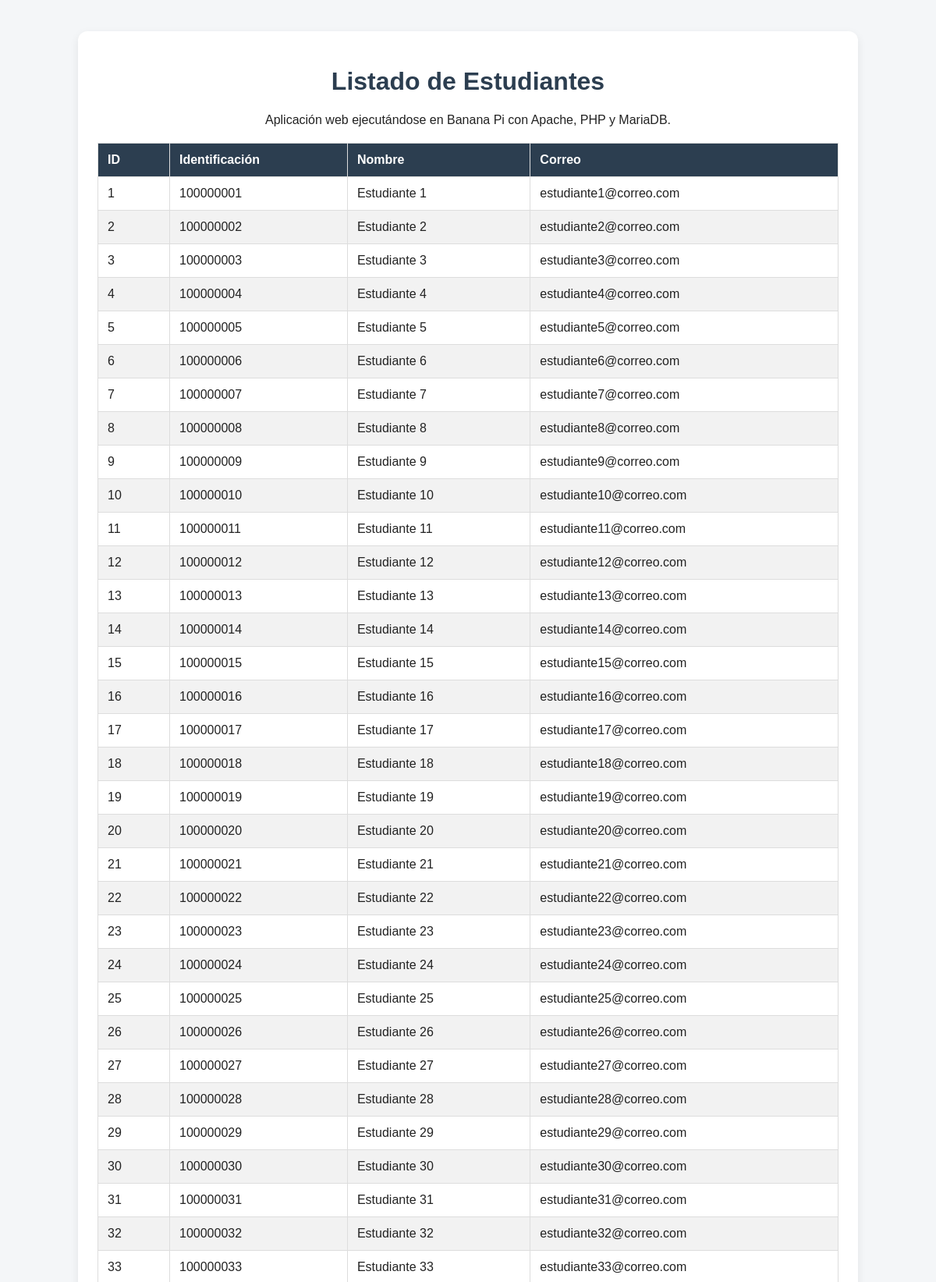
The page / (upper part) on the database its author committed.
### tables this page shows
CREATE TABLE IF NOT EXISTS estudiantes (
    id INT AUTO_INCREMENT PRIMARY KEY,
    identificacion VARCHAR(20) NOT NULL UNIQUE,
    nombre VARCHAR(100) NOT NULL,
    correo VARCHAR(100) NOT NULL
);

### index.php (the view, shortened to what this page needs)
<?php
require_once "conexion.php";
$sql = "SELECT id, identificacion, nombre, correo FROM estudiantes ORDER BY id ASC";
$stmt = $conexion->prepare($sql);
$stmt->execute();
$estudiantes = $stmt->fetchAll(PDO::FETCH_ASSOC);
?>
<!DOCTYPE html>
<html lang="es">
<head>
    <link rel="stylesheet" href="estilos.css">
</head>
<body>
    <main class="contenedor">
        <h1>Listado de Estudiantes</h1>
        <p>Aplicación web ejecutándose en Banana Pi con Apache, PHP y MariaDB.</p>
        <table>
            <thead>
                <tr>
                    <th>ID</th>
                    <th>Identificación</th>
                    <th>Nombre</th>
                    <th>Correo</th>
                </tr>
            </thead>
            <tbody>
                <?php foreach ($estudiantes as $estudiante): ?>
                    <tr>
                        <td><?php echo htmlspecialchars($estudiante["id"]); ?></td>
                        <td><?php echo htmlspecialchars($estudiante["identificacion"]); ?></td>
                        <td><?php echo htmlspecialchars($estudiante["nombre"]); ?></td>
                        <td><?php echo htmlspecialchars($estudiante["correo"]); ?></td>
                    </tr>
                <?php endforeach; ?>
            </tbody>
        </table>
    </main>
</body>
</html>

### estilos.css (style rules this page uses)
* { box-sizing: border-box; }
body { margin: 0; font-family: Arial, sans-serif; background: #f4f6f8; color: #222; }
.contenedor { width: 90%; max-width: 1000px; margin: 40px auto; background: #ffffff; padding: 25px; border-radius: 12px; box-shadow: 0 4px 12px rgba(0, 0, 0, 0.08); }
h1 { text-align: center; color: #2c3e50; }
p { text-align: center; }
table { width: 100%; border-collapse: collapse; margin-top: 20px; }
thead { background: #2c3e50; color: white; }
th, td { padding: 12px; border: 1px solid #ddd; text-align: left; }
tbody tr:nth-child(even) { background: #f2f2f2; }

### rows shown on the page
estudiantes: id "1", identificacion "100000001", nombre "Estudiante 1", correo "estudiante1@correo.com"
estudiantes: id "2", identificacion "100000002", nombre "Estudiante 2", correo "estudiante2@correo.com"
estudiantes: id "3", identificacion "100000003", nombre "Estudiante 3", correo "estudiante3@correo.com"
estudiantes: id "4", identificacion "100000004", nombre "Estudiante 4", correo "estudiante4@correo.com"
estudiantes: id "5", identificacion "100000005", nombre "Estudiante 5", correo "estudiante5@correo.com"
estudiantes: id "6", identificacion "100000006", nombre "Estudiante 6", correo "estudiante6@correo.com"
estudiantes: id "7", identificacion "100000007", nombre "Estudiante 7", correo "estudiante7@correo.com"
estudiantes: id "8", identificacion "100000008", nombre "Estudiante 8", correo "estudiante8@correo.com"
estudiantes: id "9", identificacion "100000009", nombre "Estudiante 9", correo "estudiante9@correo.com"
estudiantes: id "10", identificacion "100000010", nombre "Estudiante 10", correo "estudiante10@correo.com"
estudiantes: id "11", identificacion "100000011", nombre "Estudiante 11", correo "estudiante11@correo.com"
estudiantes: id "12", identificacion "100000012", nombre "Estudiante 12", correo "estudiante12@correo.com"
estudiantes: id "13", identificacion "100000013", nombre "Estudiante 13", correo "estudiante13@correo.com"
estudiantes: id "14", identificacion "100000014", nombre "Estudiante 14", correo "estudiante14@correo.com"
estudiantes: id "15", identificacion "100000015", nombre "Estudiante 15", correo "estudiante15@correo.com"
estudiantes: id "16", identificacion "100000016", nombre "Estudiante 16", correo "estudiante16@correo.com"
estudiantes: id "17", identificacion "100000017", nombre "Estudiante 17", correo "estudiante17@correo.com"
estudiantes: id "18", identificacion "100000018", nombre "Estudiante 18", correo "estudiante18@correo.com"
estudiantes: id "19", identificacion "100000019", nombre "Estudiante 19", correo "estudiante19@correo.com"
estudiantes: id "20", identificacion "100000020", nombre "Estudiante 20", correo "estudiante20@correo.com"
estudiantes: id "21", identificacion "100000021", nombre "Estudiante 21", correo "estudiante21@correo.com"
estudiantes: id "22", identificacion "100000022", nombre "Estudiante 22", correo "estudiante22@correo.com"
estudiantes: id "23", identificacion "100000023", nombre "Estudiante 23", correo "estudiante23@correo.com"
estudiantes: id "24", identificacion "100000024", nombre "Estudiante 24", correo "estudiante24@correo.com"
estudiantes: id "25", identificacion "100000025", nombre "Estudiante 25", correo "estudiante25@correo.com"
estudiantes: id "26", identificacion "100000026", nombre "Estudiante 26", correo "estudiante26@correo.com"
estudiantes: id "27", identificacion "100000027", nombre "Estudiante 27", correo "estudiante27@correo.com"
estudiantes: id "28", identificacion "100000028", nombre "Estudiante 28", correo "estudiante28@correo.com"
estudiantes: id "29", identificacion "100000029", nombre "Estudiante 29", correo "estudiante29@correo.com"
estudiantes: id "30", identificacion "100000030", nombre "Estudiante 30", correo "estudiante30@correo.com"
estudiantes: id "31", identificacion "100000031", nombre "Estudiante 31", correo "estudiante31@correo.com"
estudiantes: id "32", identificacion "100000032", nombre "Estudiante 32", correo "estudiante32@correo.com"
estudiantes: id "33", identificacion "100000033", nombre "Estudiante 33", correo "estudiante33@correo.com"
